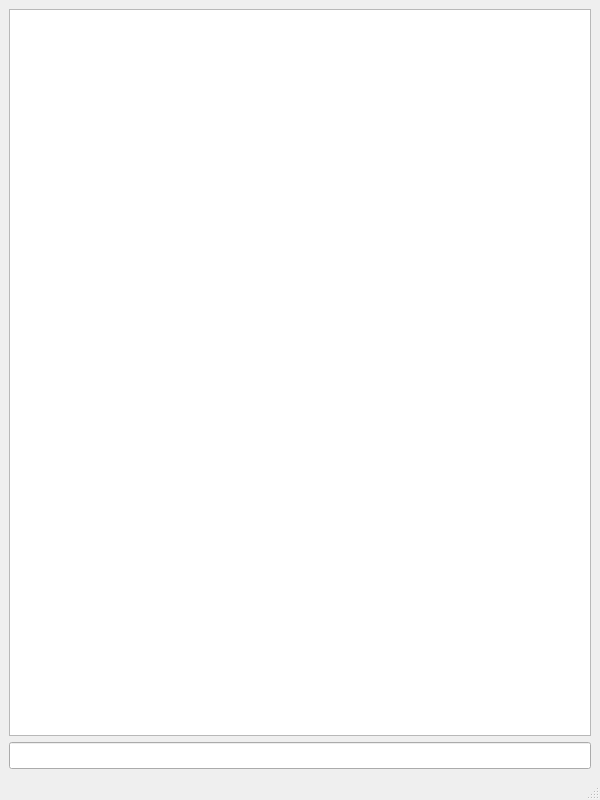
<?xml version="1.0" encoding="UTF-8"?>
<ui version="4.0">
 <class>GitChat</class>
 <widget class="QMainWindow" name="GitChat">
  <property name="geometry">
   <rect>
    <x>0</x>
    <y>0</y>
    <width>600</width>
    <height>800</height>
   </rect>
  </property>
  <property name="minimumSize">
   <size>
    <width>300</width>
    <height>400</height>
   </size>
  </property>
  <property name="maximumSize">
   <size>
    <width>16777215</width>
    <height>16777215</height>
   </size>
  </property>
  <property name="windowTitle">
   <string>GitChat</string>
  </property>
  <widget class="QWidget" name="centralwidget">
   <layout class="QGridLayout" name="gridLayout">
    <item row="0" column="0">
     <widget class="QListView" name="listView">
      <property name="verticalScrollBarPolicy">
       <enum>Qt::ScrollBarAsNeeded</enum>
      </property>
      <property name="horizontalScrollBarPolicy">
       <enum>Qt::ScrollBarAlwaysOff</enum>
      </property>
      <property name="sizeAdjustPolicy">
       <enum>QAbstractScrollArea::AdjustIgnored</enum>
      </property>
      <property name="autoScroll">
       <bool>true</bool>
      </property>
      <property name="textElideMode">
       <enum>Qt::ElideRight</enum>
      </property>
      <property name="verticalScrollMode">
       <enum>QAbstractItemView::ScrollPerPixel</enum>
      </property>
      <property name="movement">
       <enum>QListView::Static</enum>
      </property>
     </widget>
    </item>
    <item row="1" column="0">
     <widget class="QLineEdit" name="lineEdit">
      <property name="font">
       <font>
        <pointsize>12</pointsize>
       </font>
      </property>
     </widget>
    </item>
   </layout>
  </widget>
  <widget class="QMenuBar" name="menubar">
   <property name="geometry">
    <rect>
     <x>0</x>
     <y>0</y>
     <width>600</width>
     <height>17</height>
    </rect>
   </property>
  </widget>
  <widget class="QStatusBar" name="statusbar"/>
 </widget>
 <resources/>
 <connections/>
</ui>
